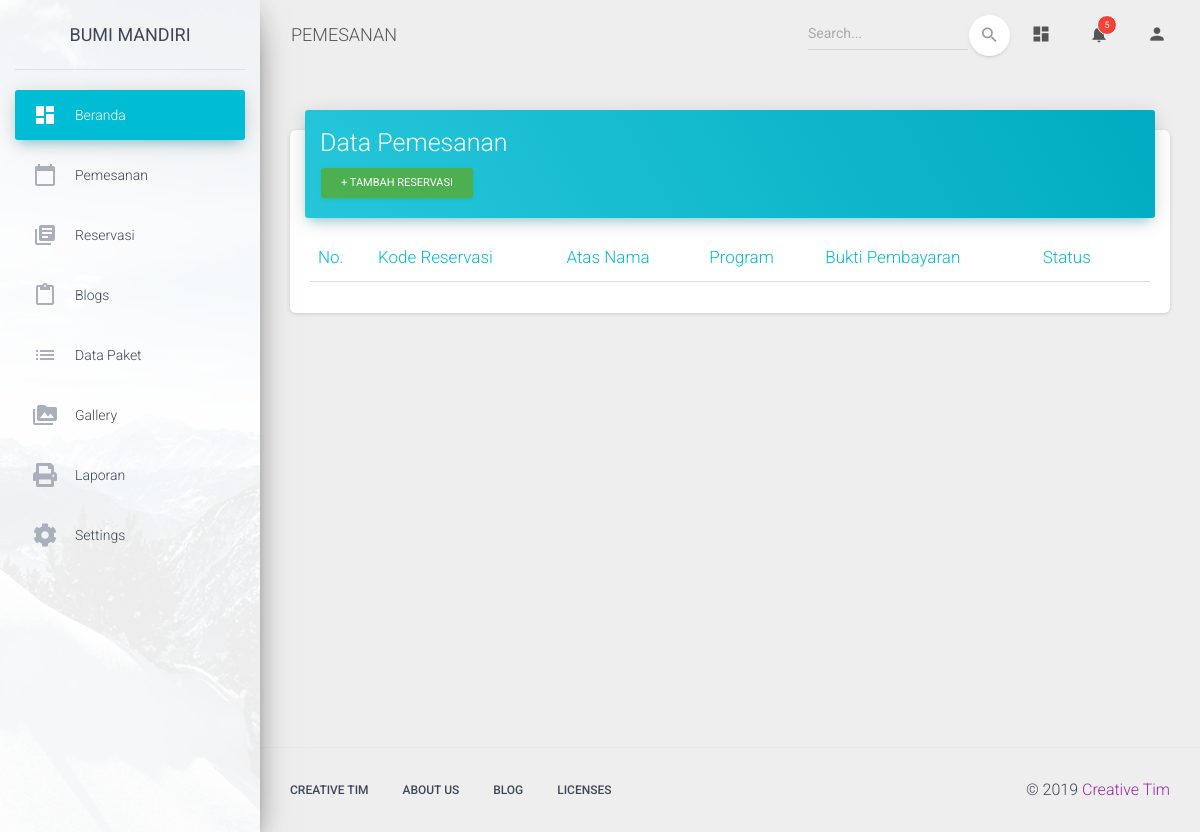
Before: /index.php/admin/pemesanan with the older database file.
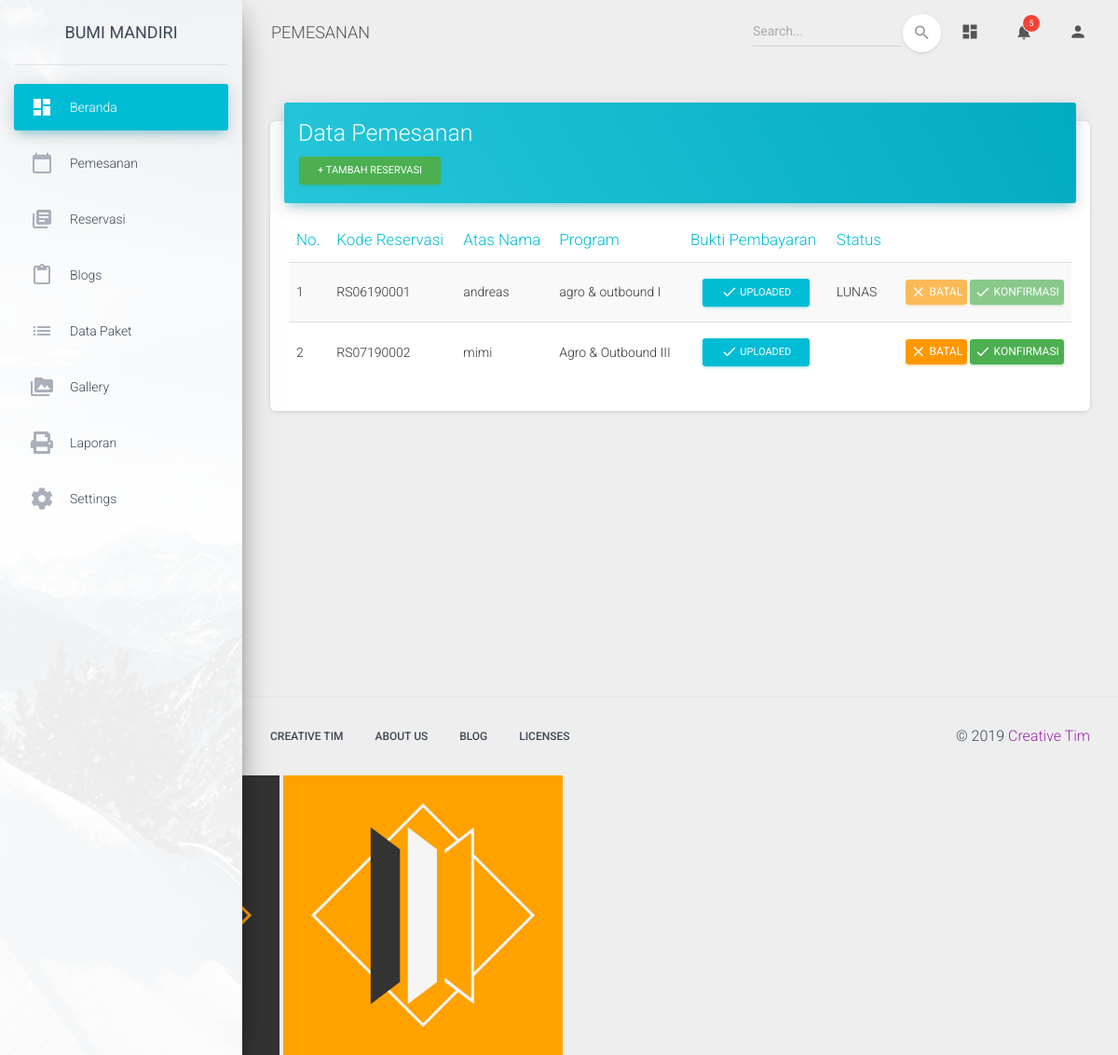
After: the same page with the newer database file.
### tables this page shows
CREATE TABLE `reservasi` (
  `id` int(11) NOT NULL,
  `kode_reservasi` char(10) NOT NULL,
  `tgl_masuk` date NOT NULL,
  `tgl_keluar` date NOT NULL,
  `paket_program_id` int(11) NOT NULL,
  `metode` varchar(15) NOT NULL,
  `pembayaran` varchar(8) NOT NULL,
  `id_pelanggan` int(11) NOT NULL,
  `bukti` varchar(100) NOT NULL
);

CREATE TABLE `pelanggan` (
  `id` int(11) NOT NULL,
  `nama_depan` varchar(80) NOT NULL,
  `nama_belakang` varchar(80) NOT NULL,
  `email` varchar(80) NOT NULL,
  `username` varchar(80) NOT NULL,
  `password` char(60) NOT NULL,
  `tgl_reg` date NOT NULL
);

CREATE TABLE `paket_program` (
  `id` int(11) NOT NULL,
  `nama_program` varchar(30) NOT NULL,
  `fasilitas` varchar(100) NOT NULL,
  `konsumsi` varchar(80) NOT NULL,
  `lama_kegiatan` varchar(20) NOT NULL,
  `jumlah_hari` int(11) NOT NULL,
  `harga` int(11) NOT NULL,
  `paket_jenis_id` int(11) NOT NULL
);

### application/controllers/Admin.php (called while the page is built, shortened)
<?php
class Admin extends CI_Controller {
	function __construct(){
		$this->load->helper('url');
		$this->load->model('Paket_model');
		$this->load->model('Reservasi_model');
		$this->load->model('Pemesanan');
	}
	public function pemesanan()
	{
		$data=array('res'=>$this->Pemesanan->get_pemesanan());
		$this->load->view('admin/template/head');
		$this->load->view('admin/template/sidebar');
		$this->load->view('admin/pemesanan', $data);
		$this->load->view('admin/foto_modal', $data);
		$this->load->view('admin/template/foot');
	}
}

### index.php (called while the page is built, shortened)
<?php
require_once BASEPATH.'core/CodeIgniter.php';

### application/models/Pemesanan.php (called while the page is built, shortened)
<?php
class Pemesanan extends CI_Model {
	function get_pemesanan(){
		$result=$this->db->query("SELECT reservasi.kode_reservasi, pelanggan.nama_depan, reservasi.bukti, paket_program.nama_program, reservasi.pembayaran FROM (reservasi INNER JOIN pelanggan ON reservasi.id_pelanggan=pelanggan.id) INNER JOIN paket_program ON reservasi.paket_program_id=paket_program.id;");
        return $result;
	}
}

### application/views/admin/pemesanan.php (the view, shortened to what this page needs)
<!DOCTYPE html>
<html lang="en">
    <div class="main-panel">
      <nav class="navbar navbar-expand-lg navbar-transparent navbar-absolute fixed-top ">
        <div class="container-fluid">
          <div class="navbar-wrapper">
            <a class="navbar-brand" href="#pablo">PEMESANAN</a>
          </div>
          <div class="collapse navbar-collapse justify-content-end">
            <form class="navbar-form">
              <div class="input-group no-border">
                <input type="text" value="" class="form-control" placeholder="Search...">
                <button type="submit" class="btn btn-white btn-round btn-just-icon">
                  <i class="material-icons">search</i>
                  <div class="ripple-container"></div>
                </button>
              </div>
            </form>
            <ul class="navbar-nav">
              <li class="nav-item">
                <a class="nav-link" href="#pablo">
                  <i class="material-icons">dashboard</i>
                </a>
              </li>
              <li class="nav-item dropdown">
                <a class="nav-link" href="http://example.com" id="navbarDropdownMenuLink" data-toggle="dropdown" aria-haspopup="true" aria-expanded="false">
                  <i class="material-icons">notifications</i>
                  <span class="notification">5</span>
                </a>
              </li>
              <li class="nav-item dropdown">
                <a class="nav-link" href="#pablo" id="navbarDropdownProfile" data-toggle="dropdown" aria-haspopup="true" aria-expanded="false">
                  <i class="material-icons">person</i>
                </a>
              </li>
            </ul>
          </div>
        </div>
      </nav>
      <div class="content">
        <div class="container-fluid">
          <div class="">
              <div class="card">
                <div class="card-header card-header-info">
                  <h3 class="card-title">Data Pemesanan</h3>
                  <button type="button" class="btn btn-success btn-sm">+ Tambah Reservasi</button>
                </div>
                <div class="card-body table-responsive">
                  <table id="myTable" class="table table-hover  table-striped">
                    <thead class="text-info">
                      <th>No.</th>
                      <th>Kode Reservasi</th>
                      <th>Atas Nama</th>
                      <th>Program</th>
                      <th>Bukti Pembayaran</th>
                      <th>Status</th>
                      <th></th>
                    </thead>
                    <tbody><?php $no=1; ?><?php foreach ($res->result() as $post): ?>
                      <tr>
                        <td><?php echo $no++; ?></td>
                        <td><?php echo $post->kode_reservasi  ?></td>
                        <td><?php echo $post->nama_depan  ?></td>
                        <td><?php echo $post->nama_program  ?></td>
                        <td class="text-center">
                          <?php
                            if (empty($post->bukti)) {
                              echo '<button type="button"  href="" class="btn btn-danger btn-sm" data-toggle="modal" data-target="#showModal">
                            <i class="material-icons">close</i> Empty
                            </button>';
                            }
                            else{
                              echo '<button type="button"  href="" class="btn btn-info btn-sm" data-toggle="modal" data-target="#showModal">
                            <i class="material-icons">done</i> Uploaded
                            </button>';
                            }
                          ?>
                        </td>
                        <td class="status-pembayaran"><?php echo $post->pembayaran  ?></td>
                        <td class="td-actions text-right">
                          <?php
                            if ($post->pembayaran == 'LUNAS' && !empty($post->bukti) ) {
                              echo '<button type="button" rel="tooltip" title="Batalkan Transaksi" class="btn btn-warning batal" disabled>
                                <i class="material-icons">close</i> Batal
                              </button> <button type="button" rel="tooltip" title="Konfirmasi" class="btn btn-success konfirmasi" disabled>
                                <i class="material-icons">done</i> Konfirmasi
                              </button>';
                            }
                            else{
                              echo '<button type="button" rel="tooltip" title="Batalkan Transaksi" class="btn btn-warning batal">
                                <i class="material-icons">close</i> Batal
                              </button> <button type="button" rel="tooltip" title="Konfirmasi" class="btn btn-success konfirmasi">
                                <i class="material-icons">done</i> Konfirmasi
                              </button>';
                            }
                          ?>
                            </td>
                      </tr>
                    <?php endforeach; ?></tbody>
                  </table>
                </div>
              </div>
            </div>
        </div>
      </div>
      <footer class="footer">
        <div class="container-fluid">
          <nav class="float-left">
            <ul>
              <li>
                <a href="https://www.creative-tim.com">
                  Creative Tim
                </a>
              </li>
              <li>
                <a href="https://creative-tim.com/presentation">
                  About Us
                </a>
              </li>
              <li>
                <a href="http://blog.creative-tim.com">
                  Blog
                </a>
              </li>
              <li>
                <a href="https://www.creative-tim.com/license">
                  Licenses
                </a>
              </li>
            </ul>
          </nav>
          <div class="copyright float-right">
            &copy;
            <a href="https://www.creative-tim.com" target="_blank">Creative Tim</a>
          </div>
        </div>
      </footer>
    </div>
  </div>

### application/views/admin/template/head.php (shortened to what this page needs)
<!DOCTYPE html>
<html>
<head>
	<link rel="stylesheet" href="https://use.fontawesome.com/releases/v5.8.0/css/all.css"
>
  	<link rel="stylesheet" href="https://maxcdn.bootstrapcdn.com/font-awesome/latest/css/font-awesome.min.css">
  	<link href="<?php echo base_url();?>/assets/css/material-dashboard.css" rel="stylesheet" />
	<link rel="stylesheet" href="https://maxcdn.bootstrapcdn.com/font-awesome/latest/css/font-awesome.min.css">
	<link rel="stylesheet" type="text/css" href="https://cdn.datatables.net/v/bs4/dt-1.10.18/sc-2.0.0/datatables.min.css"/>
</head>

### application/views/admin/template/sidebar.php (shortened to what this page needs)
<body class="">
  <div class="wrapper ">
    <div class="sidebar" data-color="azure" data-background-color="white" data-image="<?php echo base_url();?>/assets/img/sidebar-1.jpg">
      <div class="logo">
        <a href="http://localhost/bumimmandiri/admin" class="simple-text logo-normal">
          Bumi Mandiri
        </a>
      </div>
      <div class="sidebar-wrapper">
        <ul class="nav">
          <li class="nav-item active">
            <a class="nav-link" href="http://localhost/bumimandiri/Admin">
              <i class="material-icons">dashboard</i>
              <p>Beranda</p>
            </a>
          </li>
          <li class="nav-item ">
            <a class="nav-link" href="http://localhost/bumimandiri/Admin/pemesanan">
              <i class="material-icons">calendar_today</i>
              <p>Pemesanan</p>
            </a>
          </li>
          <li class="nav-item ">
            <a class="nav-link" href="http://localhost/bumimandiri/Admin/reservasi">
              <i class="material-icons">library_books</i>
              <p>Reservasi</p>
            </a>
          <li class="nav-item ">
            <a class="nav-link" href="http://localhost/bumimandiri/Admin/kelola_blog">
              <i class="material-icons">content_paste</i>
              <p>Blogs</p>
            </a>
          </li>
          </li>
          <li class="nav-item ">
            <a class="nav-link" href="http://localhost/bumimandiri/Admin/data_paket">
              <i class="material-icons">list</i>
              <p>Data Paket</p>
            </a>
          </li>
          <li class="nav-item ">
            <a class="nav-link" href="./notifications.html">
              <i class="material-icons">perm_media</i>
              <p>Gallery</p>
            </a>
          </li>
          <li class="nav-item">
            <a class="nav-link collapsed" href="#submenu1" data-toggle="collapse" data-target="#submenu1">
              <i class="fas fa-print"></i>
              <p>Laporan</p>
            </a>
          </li>
          <li class="nav-item">
            <a class="nav-link collapsed" href="#submenu2" data-toggle="collapse" data-target="#submenu2">
              <i class="fas fa-cog"></i>
               <p>Settings</p>
            </a>
          </li>
        </ul>
      </div>
    </div>

### application/views/admin/template/foot.php (shortened to what this page needs)
</body>
</html>

### application/views/admin/foto_modal.php
<?php foreach ($res->result() as $post): ?>
<img src="<?php echo base_url() ?>upload/bukti/<? echo $post->bukti ?>" alt=""style="max-width: 300px; height: auto; margin: auto;">
 <?php endforeach; ?>

Changed rows visible on the page:
now on this page (row edited): reservasi: kode_reservasi "RS06190001", id_pelanggan.nama_depan "andreas", paket_program.nama_program "agro & outbound I", pembayaran "LUNAS", shows "BATAL", shown under "Data Pemesanan"
now on this page (row edited): reservasi: kode_reservasi "RS07190002", id_pelanggan.nama_depan "mimi", paket_program.nama_program "Agro & Outbound III", pembayaran "BATAL", bukti (picture)
